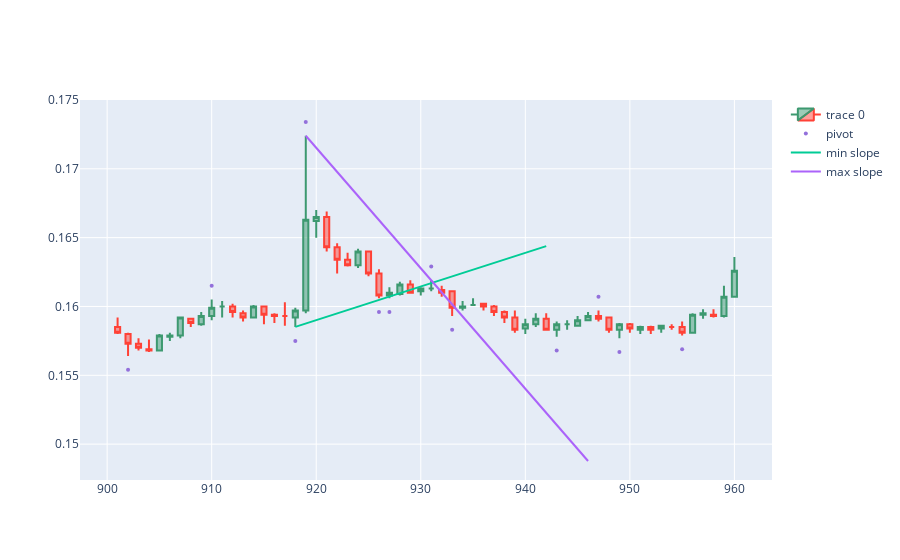

The notebook cell saved with this chart:
### Code cell
#dibuja
candleid = 931
dfpl = df[0:1000]
fig = go.Figure(data=[go.Candlestick(x=dfpl.index,
                open=dfpl['Open'],
                high=dfpl['High'],
                low=dfpl['Low'],
                close=dfpl['Close'])])

fig.add_scatter(x=dfpl.index, y=dfpl['pointpos'], mode="markers",
                marker=dict(size=5, color="MediumPurple"),
                name="pivot")

backcandles = 20
maxim = np.array([])
minim = np.array([])
xxmin = np.array([])
xxmax = np.array([])

for i in range(candleid-backcandles, candleid+1):
    if df.iloc[i].pivot == 1:
        minim = np.append(minim, df.iloc[i].Low)
        xxmin = np.append(xxmin, i) #could be i instead df.iloc[i].name
    if df.iloc[i].pivot == 2:
        maxim = np.append(maxim, df.iloc[i].High)
        xxmax = np.append(xxmax, i) # df.iloc[i].name
        
slmin, intercmin, rmin, pmin, semin = linregress(xxmin, minim)
slmax, intercmax, rmax, pmax, semax = linregress(xxmax, maxim)

print(rmin, rmax)

dfpl = df[candleid-backcandles-10:candleid+backcandles+10]

fig = go.Figure(data=[go.Candlestick(x=dfpl.index,
                open=dfpl['Open'],
                high=dfpl['High'],
                low=dfpl['Low'],
                close=dfpl['Close'])])

fig.add_scatter(x=dfpl.index, y=dfpl['pointpos'], mode="markers",
                marker=dict(size=4, color="MediumPurple"),
                name="pivot")

xxmin = np.append(xxmin, xxmin[-1]+15)
xxmax = np.append(xxmax, xxmax[-1]+15)

fig.add_trace(go.Scatter(x=xxmin, y=slmin*xxmin + intercmin, mode='lines', name='min slope'))
fig.add_trace(go.Scatter(x=xxmax, y=slmax*xxmax + intercmax, mode='lines', name='max slope'))
fig.update_layout(xaxis_rangeslider_visible=False)
fig.show()
print(f"linea superior. X: {xxmax} - y: {slmax*xxmax + intercmax}")
print(f"linea inferior. X: {xxmin} - y: {slmin*xxmin + intercmin}")

### Figure 1 — Plotly figure (JSON) as saved in the notebook; plotly's stock layout.template omitted (floating-point values rounded to 4 significant figures)
{"data": [{"close": [0.1581, 0.1573, 0.157, 0.1568, 0.1579, 0.1579, 0.1592, 0.1588, 0.1593, 0.1599, 0.16, 0.1596, 0.1592, 0.16, 0.1594, 0.1593, 0.1593, 0.1597, 0.1663, 0.1665, 0.1643, 0.1634, 0.163, 0.164, 0.1624, 0.1608, 0.161, 0.1616, 0.161, 0.1613, 0.1613, 0.161, 0.1599, 0.16, 0.1601, 0.16, 0.1596, 0.1592, 0.1583, 0.1587, 0.1591, 0.1583, 0.1587, 0.1587, 0.159, 0.1593, 0.1591, 0.1583, 0.1587, 0.1584, 0.1585, 0.1583, 0.1586, 0.1585, 0.1581, 0.1594, 0.1595, 0.1593, 0.1607, 0.1626], "high": [0.1592, 0.1581, 0.1577, 0.1576, 0.158, 0.1581, 0.1592, 0.1591, 0.1596, 0.1605, 0.1604, 0.1602, 0.1597, 0.1601, 0.16, 0.1595, 0.1603, 0.1599, 0.1724, 0.167, 0.1669, 0.1646, 0.1639, 0.1642, 0.164, 0.1627, 0.1614, 0.1618, 0.1619, 0.1614, 0.1619, 0.1615, 0.1611, 0.1604, 0.1606, 0.1602, 0.1601, 0.1597, 0.1597, 0.1591, 0.1595, 0.1595, 0.1589, 0.159, 0.1593, 0.1596, 0.1597, 0.1592, 0.1588, 0.1588, 0.1586, 0.1586, 0.1586, 0.1587, 0.1589, 0.1595, 0.1598, 0.1598, 0.1615, 0.1636], "low": [0.158, 0.1564, 0.1568, 0.1567, 0.1568, 0.1575, 0.1577, 0.1585, 0.1586, 0.159, 0.1592, 0.1592, 0.1589, 0.1592, 0.1587, 0.1588, 0.1586, 0.1585, 0.1595, 0.165, 0.164, 0.1624, 0.1629, 0.1628, 0.1622, 0.1606, 0.1606, 0.1608, 0.161, 0.1608, 0.1611, 0.1607, 0.1593, 0.1597, 0.1601, 0.1597, 0.1593, 0.1588, 0.1581, 0.158, 0.1585, 0.1583, 0.1578, 0.1583, 0.1586, 0.159, 0.1589, 0.1581, 0.1577, 0.1581, 0.158, 0.158, 0.1581, 0.1583, 0.1579, 0.1581, 0.1591, 0.1592, 0.1592, 0.1607], "open": [0.1585, 0.158, 0.1573, 0.1569, 0.1568, 0.1578, 0.1579, 0.1591, 0.1587, 0.1593, 0.16, 0.16, 0.1595, 0.1592, 0.16, 0.1594, 0.1593, 0.1592, 0.1597, 0.1662, 0.1665, 0.1643, 0.1634, 0.163, 0.164, 0.1624, 0.1608, 0.1609, 0.1616, 0.1611, 0.1613, 0.1612, 0.1611, 0.1599, 0.1601, 0.1602, 0.16, 0.1596, 0.1592, 0.1584, 0.1587, 0.1591, 0.1583, 0.1587, 0.1586, 0.159, 0.1593, 0.1592, 0.1583, 0.1587, 0.1583, 0.1585, 0.1584, 0.1585, 0.1585, 0.1581, 0.1594, 0.1594, 0.1593, 0.1607], "type": "candlestick", "x": [901, 902, 903, 904, 905, 906, 907, 908, 909, 910, 911, 912, 913, 914, 915, 916, 917, 918, 919, 920, 921, 922, 923, 924, 925, 926, 927, 928, 929, 930, 931, 932, 933, 934, 935, 936, 937, 938, 939, 940, 941, 942, 943, 944, 945, 946, 947, 948, 949, 950, 951, 952, 953, 954, 955, 956, 957, 958, 959, 960]}, {"marker": {"color": "MediumPurple", "size": 4}, "mode": "markers", "name": "pivot", "type": "scatter", "x": [901, 902, 903, 904, 905, 906, 907, 908, 909, 910, 911, 912, 913, 914, 915, 916, 917, 918, 919, 920, 921, 922, 923, 924, 925, 926, 927, 928, 929, 930, 931, 932, 933, 934, 935, 936, 937, 938, 939, 940, 941, 942, 943, 944, 945, 946, 947, 948, 949, 950, 951, 952, 953, 954, 955, 956, 957, 958, 959, 960], "y": [null, 0.1554, null, null, null, null, null, null, null, 0.1615, null, null, null, null, null, null, null, 0.1575, 0.1734, null, null, null, null, null, null, 0.1596, 0.1596, null, null, null, 0.1629, null, 0.1583, null, null, null, null, null, null, null, null, null, 0.1568, null, null, null, 0.1607, null, 0.1567, null, null, null, null, null, 0.1569, null, null, null, null, null]}, {"mode": "lines", "name": "min slope", "type": "scatter", "x": [918, 926, 927, 942], "y": [0.1585, 0.1605, 0.1607, 0.1644]}, {"mode": "lines", "name": "max slope", "type": "scatter", "x": [919, 931, 946], "y": [0.1724, 0.1619, 0.1488]}], "layout": {"xaxis": {"rangeslider": {"visible": false}}}}
